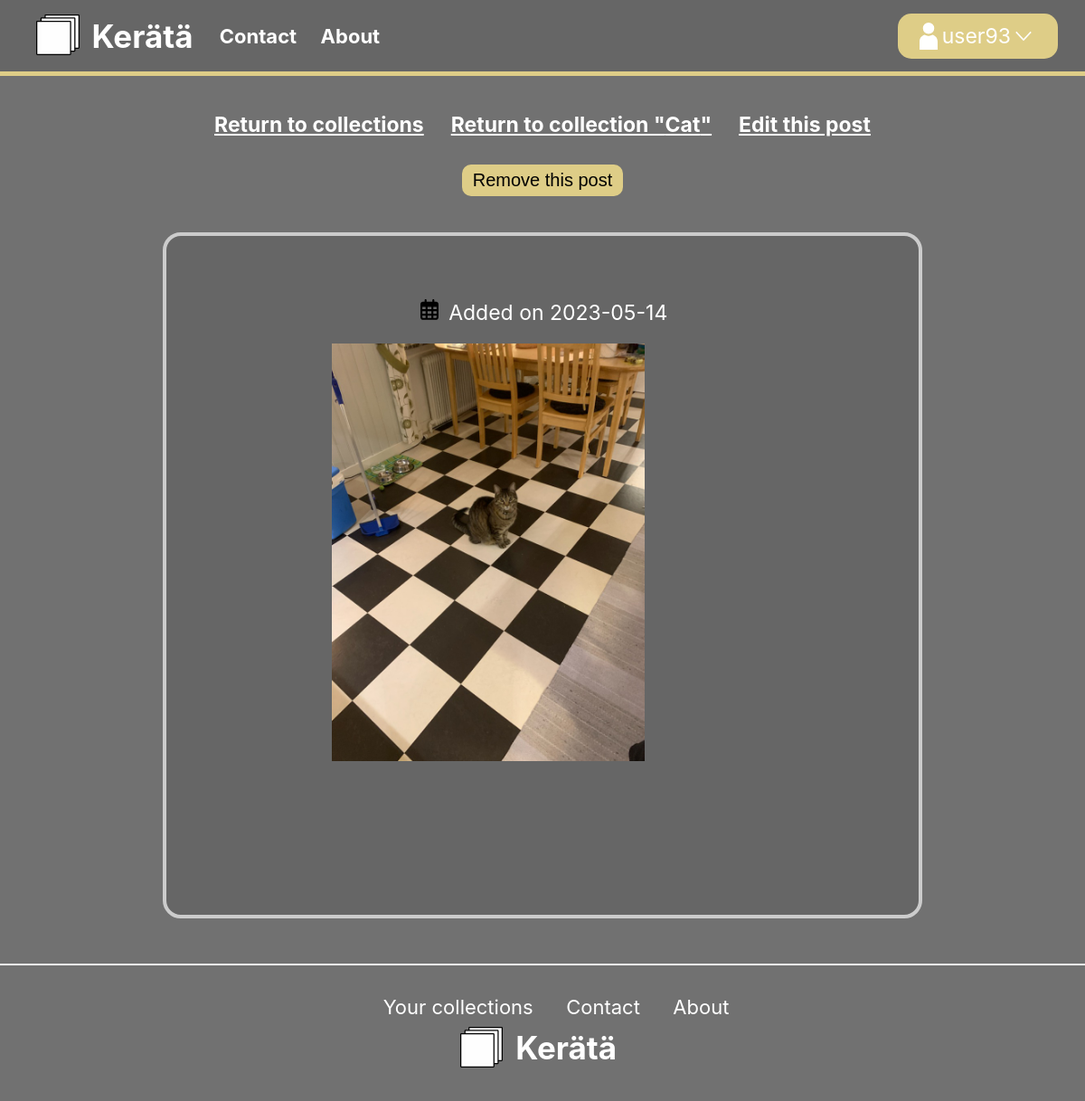
The page /singlepost?current_postcontent_id=6&current_post_id=2 (signed in) on the database its author committed.
### app/models.py (models this page shows, shortened)
class User(UserMixin, db.Model):
    id = db.Column(db.Integer, primary_key=True)
    username = db.Column(db.String(64), index=True, unique=True)
    password_hash = db.Column(db.String(128))
    posts = db.relationship('Post', backref='author', lazy='dynamic')
    postcontents = db.relationship('PostContent', backref='author', lazy='dynamic')

class Post(db.Model): #Göra lista med alla posts i denna för detta ska vara en post som innehåller posts
    id = db.Column(db.Integer, primary_key=True)
    title = db.Column(db.String(32), index=True, unique=True)
    description = db.Column(db.String(100))
    timestamp = db.Column(db.DateTime, index=True, default=datetime.utcnow)
    user_id = db.Column(db.Integer, db.ForeignKey('user.id'))
    image = db.Column(db.String(64))

class PostContent(db.Model):
    id = db.Column(db.Integer, primary_key=True)
    parent = db.Column(db.Integer) #Vilken som lol är parent posten till denna. Ska automatiskt bli denna, ska inte behöva manuellt. När går in på en post så kommer det vara en såhär add to collections, och då det blir form för att lägga till saker mitt namn är jeff. Då kommer automatiskt den post man är storas som parent lolllllllllllllllllllllllllllllllllllllllll.
    title = db.Column(db.String(32))
    description = db.Column(db.String(100))
    timestamp = db.Column(db.DateTime, index=True, default=datetime.utcnow) #ksk inte ska ha timestamp på vanlig post, bara på denna lol
    user_id = db.Column(db.Integer, db.ForeignKey('user.id'))
    image = db.Column(db.String(64))

### app/routes.py (the view)
@app.route('/singlepost', methods=['GET', 'POST'])
@login_required
def singlepost():
    current_postcontent_id = int(request.args.get("current_postcontent_id"))
    current_postcontent = PostContent.query.get(current_postcontent_id)
    current_post_id = int(request.args.get("current_post_id"))
    current_post = Post.query.get(current_post_id)
    postcontents = current_user.postcontents.all()
    user_data_dir = "/static/user_data/" + current_user.username
    timestamp = current_postcontent.timestamp.date()
    return render_template('singlepost.html', current_post=current_post, postcontents=postcontents, current_postcontent=current_postcontent, file_dir=user_data_dir, timestamp=timestamp, title=current_postcontent.title)

### app/models.py (called while the page is built)
@login.user_loader
def load_user(id):
    return User.query.get(int(id))

### app/templates/singlepost.html (shortened to what this page needs)
{% extends "base.html" %}
{% block content %}
	{% set image_path = file_dir + '/' + current_post.title + '/' + current_postcontent.image %}
	<div class="collection-actions-container">
		<a href="{{ url_for('index') }}">Return to collections</a>
		<a href="{{ url_for('post_content', current_post_id=current_post.id) }}">
			Return to collection "{{ current_post.title }}"
		</a>
		<a href="{{ url_for('editpostcontent', current_post_id=current_post.id, current_postcontent_id=current_postcontent.id) }}">
			Edit this post
		</a>
	</div>
	<button class="delete" onclick="openModal()">Remove this post</button>
	<div class="singlepost_container">
		<img src="{{ image_path }}" alt="{{ current_postcontent.image }}">
		<div class="text">
			<p>
			 	Added on {{ timestamp }}
			</p>
		</div>
	</div>
{% endblock %}

### app/templates/base.html (shortened to what this page needs)
<!DOCTYPE html>
<html lang="en">
<head>
	<link href="{{ url_for('static', filename='style.css') }}" rel="stylesheet" type="text/css" media="all">
</head>
<body>
	<div id="page-container">
		<div id="content-wrap">
			<nav id="topnav">
				<a class="logo" href="{{ url_for('index') }}">
					<img src="{{ url_for('static', filename='images/elements/logo.svg') }}" alt="logo icon">
					<div class="logotext">
						Kerätä
					</div>
				</a>
				<ul>
					<li><a href="{{ url_for('contact') }}">Contact</a></li>
					<li><a href="{{ url_for('about') }}">About</a></li>
				</ul>
				{% if current_user.is_anonymous %}
				<a href="{{ url_for('login') }}" class="user">
					Sign in
				</a>
				{% else %}
				<span onclick="toggleDropdown()" class="dropdown">
					<div id="user" class="user">
						<img src="{{ url_for('static', filename='images/elements/user.svg') }}" style="padding-right: 5px" alt="user" width="25">
						{{ current_user.username }}
						<img src="{{ url_for('static', filename='images/elements/arrow.svg') }}" id="arrow" alt="down arrow" width="28">
					</div>
				</span>
				{% endif %}
			</nav>
			{% block content %}{% endblock %}
			</div>
		<footer id="page-footer">
			<hr>
			<div id="page-footer-content">
				<ul>
					{% if current_user.is_active %}
						<li><a href="{{ url_for('index') }}">Your collections</a></li>
					{% endif %}
					<li><a href="{{ url_for('contact') }}">Contact</a></li>
					<li><a href="{{ url_for('about') }}">About</a></li>
				</ul>
				<a class="logo" href="{{ url_for('index') }}">
					<img src="{{ url_for('static', filename='images/elements/logo.svg') }}" alt="logo icon">
					<div class="logotext">
						Kerätä
					</div>
				</a>
			</div>
		</footer>
	</div>
</body>
</html>

### app/static/style.css (style rules this page uses)
* { margin: 0; padding: 0; box-sizing: border-box; }
body { color: white; font-family: -apple-system, BlinkMacSystemFont, avenir next, avenir, segoe ui, helvetica neue, helvetica, Cantarell, Ubuntu, roboto, noto, arial, sans-serif; font-size: 23px; overflow-x: hidden; background-color: #717171; margin-bottom: 160px; }
a { text-decoration: none; color: white }
#topnav { display: flex; background-color: #666666; align-items: center; border-bottom: 5px solid #decd87; width: 100%; position: sticky; top: 0; z-index: 2; flex-wrap: wrap; padding-top: 8px; padding-bottom: 8px; }
#topnav ul li { display: inline-block; font-size: 22px; list-style-type: none; margin-left: 20px; font-weight: bold; }
.logo { display: flex; align-items: center; text-align: center; }
#topnav .logo { margin-left: 40px; cursor: pointer; }
.logo img { padding-bottom: 10px; width: 26%; margin-top: 8px; margin-right: 6px; }
.logotext { font-size: 35px; padding-left: 8px; font-weight: bold; color: white; }
#topnav .user { margin-left: auto; margin-right: 30px; background-color: #decd87; padding: 10px; padding-inline: 24px; border-radius: 15px; border-width: 0; border: none; color: white; display: flex; justify-content: center; align-items: center; cursor: pointer; user-select: none; }
.dropdown { position: relative; display: inline-block; margin-left: auto; }
button { background-color: #decd87; padding-top: 6px; padding-bottom: 6px; padding-inline: 12px; border-radius: 10px; border: none; cursor: pointer; font-size: 17px; text-align: center; cursor: pointer; outline: none; }
.delete { margin-top: 30px; margin-bottom: -30px; margin-left: auto; margin-right: auto; display: flex; font-size: 20px; }
#page-container { position: relative; min-height: 100vh; }
#content-wrap { padding-bottom: 2.5rem; }
#page-footer { position: absolute; bottom: 0; width: 100%; height: 2.5rem; }
#page-footer-content { display: flex; flex-wrap: wrap; justify-content: center; align-items: center; margin-top: 4vh; text-align: center; }
#page-footer-content ul li { display: inline-block; font-size: 22px; list-style-type: none; margin-left: 30px; }
.singlepost_container { background-color: #666666; border-style: solid; border-color: #ccccccff; border-width: 4.634px; border-radius: 20px; padding: 70px; padding-bottom: 170px; display: flex; width: 70%; margin-left: auto; margin-right: auto; margin-bottom: 25px; margin-top: 70px; flex-wrap: wrap-reverse; justify-content: center; }
.singlepost_container .text { margin-bottom: 20px; }
.singlepost_container img { height: 100%; max-width: 50%; margin-right: 120px; }
hr { border: 1px solid #f1f1f1; margin-bottom: 25px; }
.collection-actions-container { margin-top: ; display: flex; flex-wrap: wrap; justify-content: center; text-align: center; margin-top: 40px; margin-bottom: -30px; text-decoration: underline; }
.collection-actions-container a { margin-inline: 15px; font-weight: bold; margin-bottom: 10px; }

### rows shown on the page
User: username "user93"
Post: title "Cat"
PostContent: image (picture)

### other values the page prints
{{ timestamp }} "2023-05-14"
